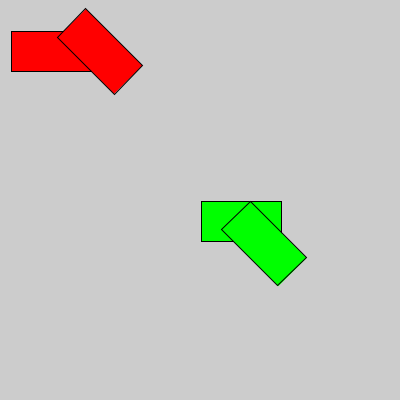
Frame 1 (no input)
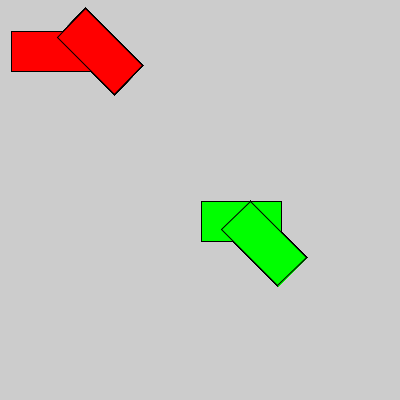
Frame 60 (the mouse pressed at the canvas centre just before this capture)
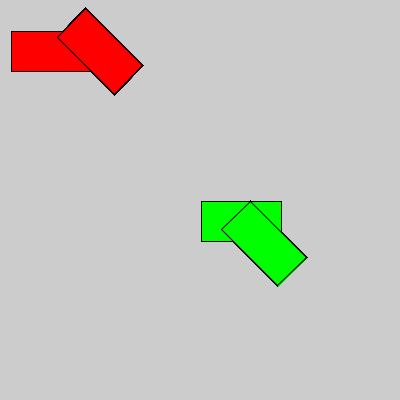
Frame 120 (the mouse held since frame 60 and released just before this capture)

The Processing sketch that drew these frames (run headless with seeded random() and noise(); from frame 60 on, the mouse is pressed at the canvas centre):

// Processing sketch: exercise_5
// ── exercise_5.pde
void setup() {
  size(400,400); 
}

void draw() {
  
  // original 1st rect position
  // rect 1
  rectMode(CENTER);
  pushMatrix();
  translate(50, 50);
  fill(255,0,0); // red
  rect(1,1,80,40);
  
  // after reposition
  pushMatrix();
  translate(50, 0);
  rotate(PI/4);
  // rect 1
  fill(255,0,0); // red
  rect(1,1,80,40);
  popMatrix();
  
  popMatrix();
  
  // original 2nd rect position
  // rect 2
  rectMode(CORNER);
  pushMatrix();
  translate(200,200);
  fill(0,255,0); // green
  rect(1,1,80,40);
  
  // after reposition
  pushMatrix();
  translate(50, 0);
  rotate(PI/4);
  // rect 2
  fill(0,255,0); // green
  rect(1,1,80,40);
  popMatrix();
  
  //translate(10, 10);
  //pushMatrix();
  //rotate(PI/2);
  //// rect 3
  //fill(0,0,255); // blue
  //rect(1,1,80,40);
  //popMatrix();
  
  popMatrix();
  
  //pushMatrix();
  //rotate(PI/16);
  //// rect 4
  //fill(175); // gray
  //rect(1,1,80,40);
  //popMatrix();
  
}
